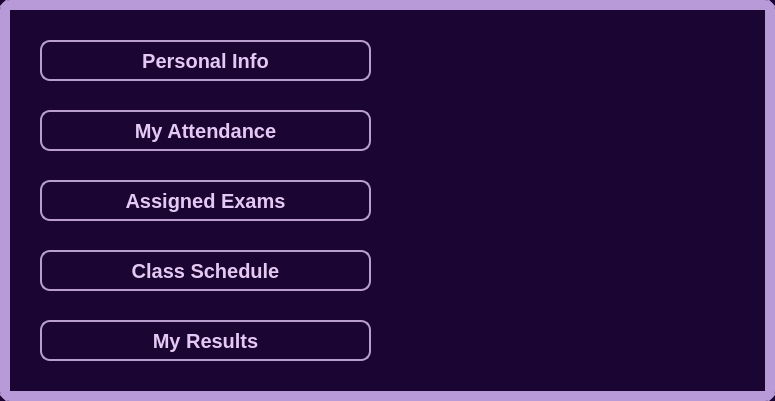
<?xml version="1.0" encoding="UTF-8"?>
<ui version="4.0">
 <class>StudentPanel</class>
 <widget class="QDialog" name="StudentPanel">
  <property name="geometry">
   <rect>
    <x>0</x>
    <y>0</y>
    <width>775</width>
    <height>401</height>
   </rect>
  </property>
  <property name="windowTitle">
   <string>Student Panel</string>
  </property>
  <property name="styleSheet">
   <string notr="true">QDialog#StudentPanel {
             background-color:#1B0633;
border:9.5px solid #B89AD8;
        border-radius: 10%;
}</string>
  </property>
  <widget class="QPushButton" name="personalInfoButton">
   <property name="geometry">
    <rect>
     <x>40</x>
     <y>40</y>
     <width>331</width>
     <height>41</height>
    </rect>
   </property>
   <property name="styleSheet">
    <string notr="true">QPushButton#personalInfoButton {
    border: 1.5px solid #B89FD0;
border-radius: 10px;
font-size: 20px;
background: qlineargradient(x1:0, y1:0, x2:1, y2:1,
                            stop:0 rgb(60, 0, 60),     /* darker start */
                            stop:1 rgb(140, 110, 150)); /* darker end */
color: #e4c9f2;
font-weight: 1000;
}

QPushButton#personalInfoButton:hover {
    background-color: #69166f;
}

</string>
   </property>
   <property name="text">
    <string>Personal Info</string>
   </property>
  </widget>
  <widget class="QPushButton" name="attendanceButton">
   <property name="geometry">
    <rect>
     <x>40</x>
     <y>110</y>
     <width>331</width>
     <height>41</height>
    </rect>
   </property>
   <property name="styleSheet">
    <string notr="true">QPushButton#attendanceButton {
    border: 1.5px solid #B89FD0;
border-radius: 10px;

font-size: 20px;
background: qlineargradient(x1:0, y1:0, x2:1, y2:1,
                            stop:0 rgb(60, 0, 60),     /* darker start */
                            stop:1 rgb(140, 110, 150)); /* darker end */
color: #e4c9f2;
font-weight: 1000;
}

QPushButton#attendanceButton:hover {
background-color: #69166f;
}

</string>
   </property>
   <property name="text">
    <string>My Attendance</string>
   </property>
  </widget>
  <widget class="QPushButton" name="examButton">
   <property name="geometry">
    <rect>
     <x>40</x>
     <y>180</y>
     <width>331</width>
     <height>41</height>
    </rect>
   </property>
   <property name="styleSheet">
    <string notr="true">QPushButton#examButton {
   border: 1.5px solid #B89FD0;
border-radius: 10px;

font-size: 20px;
background: qlineargradient(x1:0, y1:0, x2:1, y2:1,
                            stop:0 rgb(60, 0, 60),     /* darker start */
                            stop:1 rgb(140, 110, 150)); /* darker end */
color: #e4c9f2;
font-weight: 1000;
}

QPushButton#examButton:hover {
    background-color: #69166f;
}

</string>
   </property>
   <property name="text">
    <string>Assigned Exams</string>
   </property>
  </widget>
  <widget class="QPushButton" name="scheduleButton">
   <property name="geometry">
    <rect>
     <x>40</x>
     <y>250</y>
     <width>331</width>
     <height>41</height>
    </rect>
   </property>
   <property name="styleSheet">
    <string notr="true">QPushButton#scheduleButton {
  border: 1.5px solid #B89FD0;
border-radius: 10px;

font-size: 20px;
background: qlineargradient(x1:0, y1:0, x2:1, y2:1,
                            stop:0 rgb(60, 0, 60),     /* darker start */
                            stop:1 rgb(140, 110, 150)); /* darker end */
color: #e4c9f2;
font-weight: 1000;
}

QPushButton#scheduleButton:hover {
 background-color: #69166f;
}

</string>
   </property>
   <property name="text">
    <string>Class Schedule</string>
   </property>
  </widget>
  <widget class="QPushButton" name="resultButton">
   <property name="geometry">
    <rect>
     <x>40</x>
     <y>320</y>
     <width>331</width>
     <height>41</height>
    </rect>
   </property>
   <property name="styleSheet">
    <string notr="true">QPushButton#resultButton {
    border: 1.5px solid #B89FD0;
border-radius: 10px;

font-size: 20px;
background: qlineargradient(x1:0, y1:0, x2:1, y2:1,
                            stop:0 rgb(60, 0, 60),     /* darker start */
                            stop:1 rgb(140, 110, 150)); /* darker end */
color: #e4c9f2;
font-weight: 1000;
}

QPushButton#resultButton:hover {
   background-color: #69166f;
}

</string>
   </property>
   <property name="text">
    <string>My Results</string>
   </property>
  </widget>
  <widget class="QLabel" name="studentPanelpic">
   <property name="geometry">
    <rect>
     <x>400</x>
     <y>10</y>
     <width>371</width>
     <height>381</height>
    </rect>
   </property>
   <property name="text">
    <string/>
   </property>
   <property name="pixmap">
    <pixmap>D:/Users/Dell/Downloads/student page.jpeg</pixmap>
   </property>
  </widget>
 </widget>
 <resources/>
 <connections/>
</ui>
